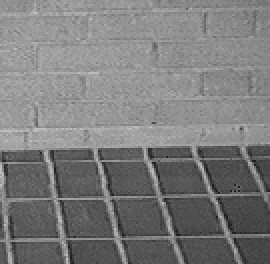
#> input picture Machine-Learning/python_workspace/DIP/Chapter2_1.pgm, 135 x 132 px, found by its file name (shown 2 times larger)
$ jupyter execute --allow-errors DIP_2_1_j.ipynb
#> lines starting #> are read from the running program, lines starting #| are printed output that depends on the picture; after the words box and inside, x2 and y2 are one past the last pixel; in counts of white or black regions, pixels touching at a corner belong together; long printed decimals are rounded
[cell 1]
# 导包
import  cv2
import numpy as np
from matplotlib import pyplot as plt
from math import fabs,sin,cos,radians,log10,sqrt
import scipy.stats as stats

init_img  = cv2.imread(r'C:\Users\CZQ\Desktop\Chapter2_1.pgm')
#> init_img is the input picture: shape (132, 135, 3); min 31, max 189, mean 123.6
init_angle = 15
init_height,init_width = init_img.shape[:2]
#> init_height = 132; init_width = 135


def rotated(img,angle,method):
    # 获取宽高,旋转中心
#> called with angle = 15, method = 0
    print(img.shape)
#| (132, 135, 3)
    height,width = img.shape[:2]
#> height = 132; width = 135
    x=width/2
#> x = 67.5
    y=height/2
#> y = 66

    # 获取初始旋转矩阵
    # getRotationMatrix2D(旋转中心,旋转角度,缩放比例),变换矩阵,填入到wrapAffine仿射变换的参数)
    # 旋转中选需要采用原图像的中心
    rotate_matrix = cv2.getRotationMatrix2D((x,y),angle,1)
    print(rotate_matrix)
#| [[  0.9659   0.2588 -14.782]
#|  [ -0.2588   0.9659  19.719]]

    # 计算旋转后的显示范围,加1防止误差丢点
    rotated_height = int(width * fabs(sin(radians(angle))) + height * fabs(cos(radians(angle))))+1
#> rotated_height = 163
    rotated_width = int(height * fabs(sin(radians(angle))) + width * fabs(cos(radians(angle))))+1
#> rotated_width = 165

    # 修改旋转矩阵
    """
    [cos -sin (1-cos)*x + sin*y
    sin cos  (1-cos)*y - sin*x ]
    """
    rotate_matrix[0,2] += (rotated_width-width)/2
    rotate_matrix[1,2] += (rotated_height-height)/2


    # 旋转图像
    rotated_img = cv2.warpAffine(img,rotate_matrix,(rotated_width,rotated_height),None,method)
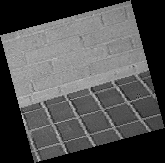
#> rotated_img: shape (163, 165, 3); min 0, max 189, mean 81.9
#> call 2 of rotated, with angle = 15, method = 1
#| (132, 135, 3)
#| [[  0.9659   0.2588 -14.782]
#|  [ -0.2588   0.9659  19.719]]
#> in rotated (call 2), `rotated_img = cv2.warpAffine(img,rotate_matrix,(rotated_width,rotated_..`:
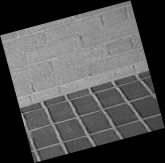
#> rotated_img: shape (163, 165, 3); min 0, max 189, mean 81.9
#| (132, 135, 3)
#| [[  0.9659   0.2588 -14.782]
#|  [ -0.2588   0.9659  19.719]]
    return rotated_img

def recovered(img,angle,method):
    # 获取宽高,旋转中心
#> called with angle = -15, method = 0
    print(img.shape)
#| (163, 165, 3)
    height,width = img.shape[:2]
#> height = 163; width = 165
    x=width/2
#> x = 82.5
    y=height/2
#> y = 81.5

    # 获取初始旋转矩阵
    # getRotationMatrix2D(旋转中心,旋转角度,缩放比例),变换矩阵,填入到wrapAffine仿射变换的参数)
    # 旋转中选需要采用原图像的中心
    rotate_matrix = cv2.getRotationMatrix2D((x,y),angle,1)
    print(rotate_matrix)
#| [[  0.9659  -0.2588  23.905]
#|  [  0.2588   0.9659 -18.576]]

    # 计算旋转后的显示范围,目标区域不会因为恢复而丢点
    rotated_height = int(width * fabs(sin(radians(angle))) + height * fabs(cos(radians(angle))))
#> rotated_height = 200
    rotated_width = int(height * fabs(sin(radians(angle))) + width * fabs(cos(radians(angle))))
#> rotated_width = 201

    # 修改旋转矩阵
    rotate_matrix[0,2] += (rotated_width-width)/2
    rotate_matrix[1,2] += (rotated_height-height)/2

    # 旋转图像
    rotated_img = cv2.warpAffine(img,rotate_matrix,(rotated_width,rotated_height),None,method)
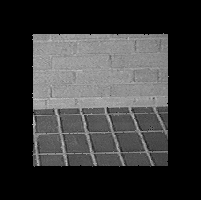
#> rotated_img: shape (200, 201, 3); min 0, max 189, mean 54.8

    # 计算图像起始坐标
    start_width = (len(rotated_img[0]) - len(init_img[0]))>>1
#> start_width = 33
    start_height = (len(rotated_img)-len(init_img))>>1
#> start_height = 34

    print(start_width, start_height,width,height,init_width,init_height)
#| 33 34 165 163 135 132
    print(start_width, start_height, len(rotated_img[0]),len(rotated_img),len(init_img[0]),len(init_img))
#| 33 34 201 200 135 132

    # img[height,width]
    return rotated_img[start_height:start_height+init_height,start_width:start_width+init_width]
    # return rotated_img

[cell 2]
# 最近邻 旋转十五度
rotated_img_nearest = rotated(init_img,init_angle,cv2.INTER_NEAREST)
plt.title("nearest_rotated")
plt.imshow(rotated_img_nearest)

[cell 3]
# 双线性 旋转十五度
rotated_img_linear = rotated(init_img,init_angle,cv2.INTER_LINEAR)
plt.title("linear_rotated")
plt.imshow(rotated_img_linear)

[cell 4]
# 多项式 旋转十五度
rotated_img_cubic = rotated(init_img,init_angle,cv2.INTER_CUBIC)
plt.title("cubic_rotated")
plt.imshow(rotated_img_cubic)

[cell 5]
# 最近邻 恢复
recovered_img_nearest = recovered(rotated_img_nearest,-init_angle,cv2.INTER_NEAREST)
plt.title("nearest_recovered")
plt.imshow(recovered_img_nearest)

[cell 6]
# 双线性 恢复
recovered_img_linear = recovered(rotated_img_linear,-init_angle,cv2.INTER_LINEAR)
#> call 2 of recovered, with angle = -15, method = 1
#| (163, 165, 3)
#| [[  0.9659  -0.2588  23.905]
#|  [  0.2588   0.9659 -18.576]]
#| 33 34 165 163 135 132
#| 33 34 201 200 135 132
#> in recovered (call 2), `return rotated_img[start_height:start_height+init_height,start_width:s..`:
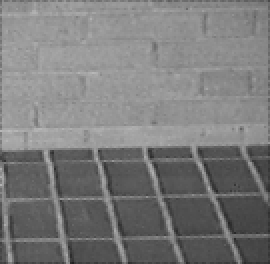
#> returned value: shape (132, 135, 3) (shown 2 times larger); min 33, max 187, mean 123
plt.title("linear_recovered")
plt.imshow(recovered_img_linear)

[cell 7]
# 多项式 恢复
recovered_img_cubic = recovered(rotated_img_cubic,-init_angle,cv2.INTER_CUBIC)
#| (163, 165, 3)
#| [[  0.9659  -0.2588  23.905]
#|  [  0.2588   0.9659 -18.576]]
#| 33 34 165 163 135 132
#| 33 34 201 200 135 132
plt.title("cubic_recovered")
plt.imshow(recovered_img_cubic)

接下来开始判断图像在正反旋转后与原图像的差别

[cell 8]
# True:尺寸变了,False尺寸没变
def is_size_change(img,changed):
    assert img.shape[:2] == changed.shape[:2]
    return False
print(is_size_change(init_img,recovered_img_nearest))
#| False
print(is_size_change(init_img,recovered_img_linear))
#| False
print(is_size_change(init_img,recovered_img_cubic))
#| False

[cell 9]
def get_stats(img,changed,method):
#> called with method = 'nearest'
    img_gray = cv2.cvtColor(img,cv2.COLOR_BGR2GRAY).astype(np.float32)
    changed_gray = cv2.cvtColor(changed,cv2.COLOR_BGR2GRAY).astype(np.float32)
    diff = abs(img_gray - changed_gray)
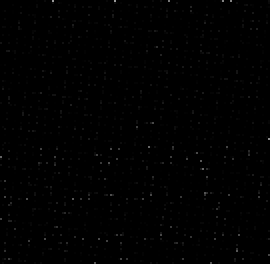
#> diff: shape (132, 135) float32 (shown 2 times larger); min 0, max 154, mean 1.1
    print(method,"灰度误差绝对值的中位数", np.median(diff))
#| nearest 灰度误差绝对值的中位数 0.0
    print(method, "灰度误差绝对值的平均值",np.average(diff))
#| nearest 灰度误差绝对值的平均值 1.054
    print(method, "灰度误差绝对值的众数",stats.mode(diff)[0][0][0])

#> (the rest of this cell did not finish here and is left out)

[cell 10]
def get_gray_change (img,changed,diffValue,method):

    # print(img)

#> called with diffValue = 0, method = 'nearest'
    img_gray = cv2.cvtColor(img,cv2.COLOR_BGR2GRAY).astype(np.float32)
    changed_gray = cv2.cvtColor(changed,cv2.COLOR_BGR2GRAY).astype(np.float32)
    # 得到两图像的灰度值插值
    diff = abs(img_gray - changed_gray)
    # print(type(diff))
    # print(diff.shape)
    temp_img = np.copy(img)

    for i in range(diff.shape[0]):
        for j in range(diff.shape[1]):
            if diff[i,j] >diffValue:
                # print(j)
                # print(type(j))
                temp_img[i,j]=[255,0,0]
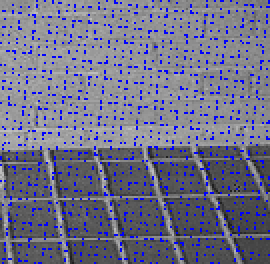
#> temp_img: shape (132, 135, 3) (shown 2 times larger); 8.98% of pixels changed, all inside (x1, y1, x2, y2) = (0, 0, 135, 132)
    plt.title(method)
    plt.imshow(temp_img)

    # 统计灰度值大于diffValue的点个数
    count = np.where(abs(diff)>diffValue)
#> count = 1600 positions, rows 0 to 131, columns 0 to 134
    count = np.asarray(count)
    stats.mode
    print(method,"灰度值误差平均值",np.average(count[1]))
#| nearest 灰度值误差平均值 67.024
    print(method,"灰度值误差中位数",np.median(count[1]))
#| nearest 灰度值误差中位数 67.0
    return count.shape[1]


print(get_gray_change(init_img,recovered_img_nearest,0,"nearest"))
#| 1600

[cell 11]
print(get_gray_change(init_img,recovered_img_linear,0,"linear"))
#> call 2 of get_gray_change, with diffValue = 0, method = 'linear'
#> in get_gray_change (call 2), `diff = abs(img_gray - changed_gray)`:
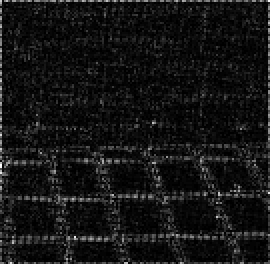
#> diff: shape (132, 135) float32 (shown 2 times larger); min 0, max 57, mean 4.6; drawn with min black and max white
#> after the loop in get_gray_change (call 2), `for i in range(diff.shape[0]):`:
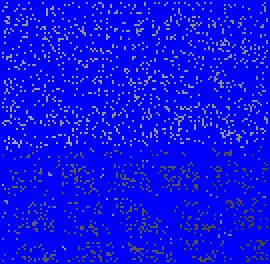
#> temp_img: shape (132, 135, 3) (shown 2 times larger); mean B, G, R 239.8, 14.2, 14.2
#> in get_gray_change (call 2), `count = np.where(abs(diff)>diffValue)`: count = 15767 positions, rows 0 to 131, columns 0 to 134
#| linear 灰度值误差平均值 66.767
#| linear 灰度值误差中位数 67.0
#| 15767

[cell 12]
print(get_gray_change(init_img,recovered_img_cubic,0,"cubic"))
#> call 3 of get_gray_change, with diffValue = 0, method = 'cubic'
#> in get_gray_change (call 3), `diff = abs(img_gray - changed_gray)`:
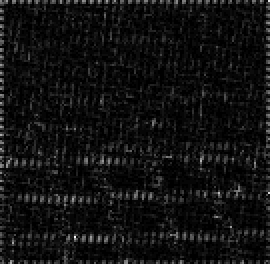
#> diff: shape (132, 135) float32 (shown 2 times larger); min 0, max 37, mean 2.5; drawn with min black and max white
#> after the loop in get_gray_change (call 3), `for i in range(diff.shape[0]):`:
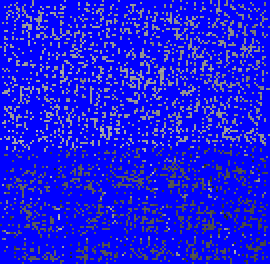
#> temp_img: shape (132, 135, 3) (shown 2 times larger); mean B, G, R 226.9, 26.3, 26.3
#> in get_gray_change (call 3), `count = np.where(abs(diff)>diffValue)`: count = 14020 positions, rows 0 to 131, columns 0 to 134
#| cubic 灰度值误差平均值 66.269
#| cubic 灰度值误差中位数 66.0
#| 14020

[cell 13]
# 首先采用PSNR峰值信噪比对图像进行评判
def get_psnr(img,changed):
    mse = ((img/255-changed/255)**2).mean()
#> mse = 0.000524
    psnr = 10 * log10(1/mse)
#> psnr = 32.8
    return psnr

nearest_psnr =  get_psnr(init_img,recovered_img_nearest)
#> nearest_psnr = 32.8
print("最近邻处理后的峰值信噪比:",nearest_psnr)
#| 最近邻处理后的峰值信噪比: 32.804
linear_psnr = get_psnr(init_img,recovered_img_linear)
#> linear_psnr = 30.74
print("双线性的峰值信噪比:",linear_psnr)
#| 双线性的峰值信噪比: 30.735
cubic_psnr = get_psnr(init_img,recovered_img_cubic)
#> cubic_psnr = 36.03
print("多项式的峰值信噪比:",cubic_psnr)
#| 多项式的峰值信噪比: 36.031

[cell 14]
# 采用SSIM结构相似性对图像进行评判
def get_ssim(img,changed):
    # assert len(img.shape) == 2 and len(changed) == 2
    # assert img.shape == changed.shape
    img_mean = img.mean()
#> img_mean = 123.6
    changed_mean = changed.mean()
#> changed_mean = 123.5
    sigma_img = np.sqrt(((img - img_mean)**2).mean())
#> sigma_img = 34.07
    sigma_changed = np.sqrt(((changed -changed_mean)**2).mean())
#> sigma_changed = 34.19
    sigma = ((img - img_mean) * (changed - changed_mean)).mean()
#> sigma = 1147.6

    K1,K2,L = 0.01,0.03,255
    C1 = (K1*L)**2
    C2 = (K2*L)**2
    C3 = C2/2
    L12 = (2*img_mean*changed_mean + C1) / (img_mean**2 + changed_mean**2 + C1)
#> L12 = 1
    C12 = (2*sigma_img*sigma_changed + C2)/(sigma_img**2 + sigma_changed**2 + C2)
#> C12 = 1
    S12 = (sigma + C3) / (sigma_img*sigma_changed + C3)
#> S12 = 0.986
    return L12 * C12 * S12

nearest_ssim = get_ssim(init_img,recovered_img_nearest)
#> nearest_ssim = 0.986
print("最近邻的SSIM",nearest_ssim)
#| 最近邻的SSIM 0.9857
linear_ssim = get_ssim(init_img,recovered_img_linear)
#> linear_ssim = 0.976
print("双线性的SSIM",linear_ssim)
#| 双线性的SSIM 0.9759
cubic_ssim = get_ssim(init_img,recovered_img_cubic)
#> cubic_ssim = 0.993
print("多项式的SSIM",cubic_ssim)
#| 多项式的SSIM 0.9931

$ run again, with Machine-Learning/python_workspace/DIP/Chapter5_1.bmp saved as Machine-Learning/python_workspace/DIP/Chapter2_1.pgm
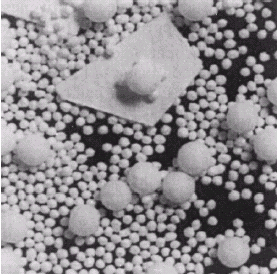
#> input picture Machine-Learning/python_workspace/DIP/Chapter5_1.bmp, 279 x 274 px, found by its file name
#> init_img is the input picture: shape (274, 279, 3); mean B, G, R 143, 139.7, 143
#| (274, 279, 3)
#| [[  0.9659   0.2588 -30.705]
#|  [ -0.2588   0.9659  40.773]]
#| (274, 279, 3)
#| [[  0.9659   0.2588 -30.705]
#|  [ -0.2588   0.9659  40.773]]
#| (274, 279, 3)
#| [[  0.9659   0.2588 -30.705]
#|  [ -0.2588   0.9659  40.773]]
#| (337, 341, 3)
#| [[  0.9659  -0.2588  49.421]
#|  [  0.2588   0.9659 -38.387]]
#> start_width = 68
#> start_height = 69
#| 68 69 341 337 279 274
#| 68 69 416 413 279 274
#| (337, 341, 3)
#| [[  0.9659  -0.2588  49.421]
#|  [  0.2588   0.9659 -38.387]]
#| 68 69 341 337 279 274
#| 68 69 416 413 279 274
#| (337, 341, 3)
#| [[  0.9659  -0.2588  49.421]
#|  [  0.2588   0.9659 -38.387]]
#| 68 69 341 337 279 274
#| 68 69 416 413 279 274
#| False
#| False
#| False
#| nearest 灰度误差绝对值的中位数 5.0
#| nearest 灰度误差绝对值的平均值 12.063
#> after the loop in get_gray_change, `for i in range(diff.shape[0]):`:
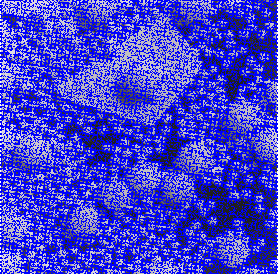
#> temp_img: shape (274, 279, 3); mean B, G, R 205, 65.7, 67.1
#> count = 41324 positions, rows 0 to 273, columns 0 to 278
#| nearest 灰度值误差平均值 137.468
#| nearest 灰度值误差中位数 136.0
#| 41324
#| linear 灰度值误差平均值 138.743
#| linear 灰度值误差中位数 138.0
#| 71494
#> after the loop in get_gray_change (call 3), `for i in range(diff.shape[0]):`:
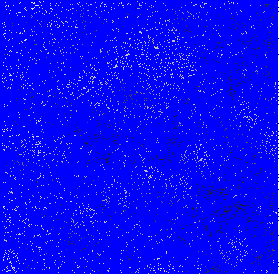
#> temp_img: shape (274, 279, 3); mean B, G, R 249.3, 8.5, 8.7
#> count = 72154 positions, rows 0 to 273, columns 0 to 278
#| cubic 灰度值误差平均值 138.419
#| cubic 灰度值误差中位数 138.0
#| 72154
#> mse = 0.00996
#> psnr = 20.02
#| 最近邻处理后的峰值信噪比: 20.018
#> linear_psnr = 23.02
#| 双线性的峰值信噪比: 23.018
#> cubic_psnr = 22.72
#| 多项式的峰值信噪比: 22.716
#> img_mean = 141.9
#> changed_mean = 141.1
#> sigma_img = 58.68
#> sigma_changed = 59.1
#> sigma = 3144.7
#> L12 = 1
#> S12 = 0.908
#> nearest_ssim = 0.907
#| 最近邻的SSIM 0.9075
#> linear_ssim = 0.951
#| 双线性的SSIM 0.9509
#> cubic_ssim = 0.95
#| 多项式的SSIM 0.95
